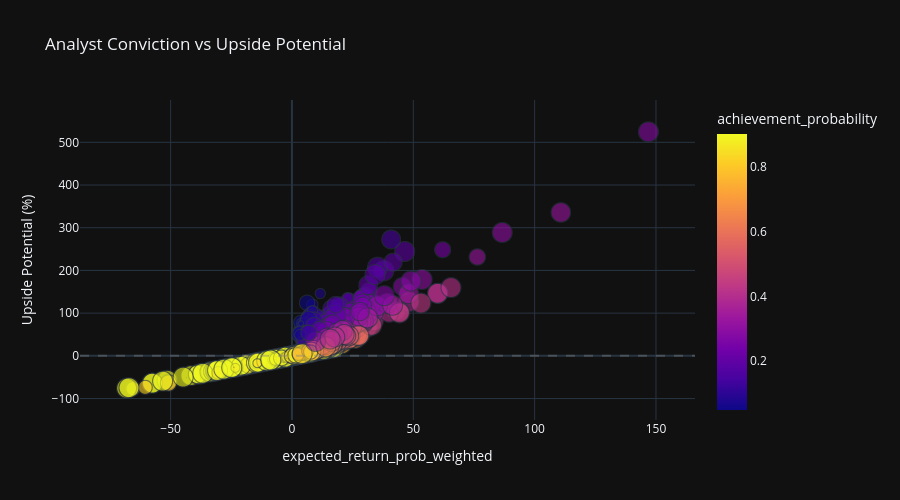

Here is the notebook cell this chart was saved with:
### Markdown cell above
### 5.3 Conviction vs Upside Potential Scatter

### Code cell
sample_pt = pt.dropna(subset=["analyst_conviction"]).sample(min(2000, len(pt)), random_state=42)
fig = px.scatter(
    sample_pt,
    x="expected_return_prob_weighted",
    y="upside_potential",
    color="achievement_probability",
    size="analyst_conviction",
    hover_name="ticker",
    hover_data=["name", "sector", "industry", "expected_return_prob_weighted", "confidence_level"],
    title="Analyst Conviction vs Upside Potential",
    labels={
        "analyst_conviction": "Analyst Conviction (%)",
        "upside_potential": "Upside Potential (%)",
    },
    category_orders={"confidence_level": ["Low", "Medium", "High"]},
    color_discrete_sequence=[COLORS[3], COLORS[1], COLORS[2]],
    template=PLOTLY_TEMPLATE,
    height=500,
    opacity=0.6,
)
fig.add_hline(y=0, line_dash="dash", line_color="gray", opacity=0.4)
fig.show()

### Figure 1 — Plotly figure (JSON) as saved in the notebook; plotly's stock layout.template omitted (floating-point values rounded to 4 significant figures; data arrays with more than 128 entries replaced by an {"elided": "..."} marker saying what was removed)
{"data": [{"customdata": {"elided": "2000x4 str values"}, "hovertemplate": "<b>%{hovertext}</b><br><br>expected_return_prob_weighted=%{x}<br>Upside Potential (%)=%{y}<br>Analyst Conviction (%)=%{marker.size}<br>name=%{customdata[0]}<br>sector=%{customdata[1]}<br>industry=%{customdata[2]}<br>confidence_level=%{customdata[3]}<br>achievement_probability=%{marker.color}<extra></extra>", "hovertext": {"elided": "2000 str values"}, "legendgroup": "", "marker": {"color": {"elided": "2000 float values"}, "coloraxis": "coloraxis", "opacity": 0.6, "size": {"elided": "2000 float values"}, "sizemode": "area", "sizeref": 0.25, "symbol": "circle"}, "mode": "markers", "name": "", "showlegend": false, "x": {"elided": "2000 float values"}, "xaxis": "x", "y": {"elided": "2000 float values"}, "yaxis": "y", "type": "scattergl"}], "layout": {"xaxis": {"anchor": "y", "domain": [0.0, 1.0], "title": {"text": "expected_return_prob_weighted"}}, "yaxis": {"anchor": "x", "domain": [0.0, 1.0], "title": {"text": "Upside Potential (%)"}}, "coloraxis": {"colorbar": {"title": {"text": "achievement_probability"}}, "colorscale": [[0.0, "#0d0887"], [0.1111, "#46039f"], [0.2222, "#7201a8"], [0.3333, "#9c179e"], [0.4444, "#bd3786"], [0.5556, "#d8576b"], [0.6667, "#ed7953"], [0.7778, "#fb9f3a"], [0.8889, "#fdca26"], [1.0, "#f0f921"]]}, "legend": {"tracegroupgap": 0, "itemsizing": "constant"}, "title": {"text": "Analyst Conviction vs Upside Potential"}, "height": 500, "shapes": [{"line": {"color": "gray", "dash": "dash"}, "opacity": 0.4, "type": "line", "x0": 0, "x1": 1, "xref": "x domain", "y0": 0, "y1": 0, "yref": "y"}]}}
